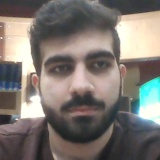
#> input picture TeamA/dataset/ahmad/images/image.1.jpg, 160 x 160 px, given in place of the camera
$ python collect_images.py
#> lines starting #> are read from the running program, lines starting #| are printed output that depends on the picture
"""
collect_images.py
- Input: username
- Opens webcam, detects largest face, press ENTER to capture 12 images
- Saves resized crops to: dataset/<username>/images/image.<n>.jpg (160x160)
"""

import cv2
from pathlib import Path

IMG_SIZE = (160, 160)
NUM_IMAGES = 12
DATASET_ROOT = Path("dataset")

def detect_largest_face(gray, face_cascade):
    faces = face_cascade.detectMultiScale(
        gray, scaleFactor=1.1, minNeighbors=5, minSize=(60, 60),
        flags=cv2.CASCADE_SCALE_IMAGE
    )
    if len(faces) == 0:
        return None
    return tuple(max(faces, key=lambda r: r[2]*r[3]))  # <-- convert to tuple

def main():
    username = input("Username to collect images for: ").strip()
#> the answer given: dataset/ahmad/images/image.1.jpg
    if not username:
        print("[ERR] Username is required."); return

    user_img_dir = DATASET_ROOT / username / "images"
    user_img_dir.mkdir(parents=True, exist_ok=True)

    cascade = cv2.CascadeClassifier(cv2.data.haarcascades +
                                    "haarcascade_frontalface_default.xml")
    if cascade.empty():
        print("[ERR] Could not load Haar cascade."); return

    cap = cv2.VideoCapture(0)
    if not cap.isOpened():
        print("[ERR] Cannot open webcam."); return

    print("[INFO] Press ENTER to capture each image (need 12). Press 'q' to quit.\n")
    captured = 0
    try:
        while captured < NUM_IMAGES:
            ok, frame = cap.read()
#> frame is the input picture: shape (160, 160, 3); mean B, G, R 113.9, 119.2, 125.9
            if not ok: print("[ERR] Camera read failed."); break

            preview = frame.copy()
            gray = cv2.cvtColor(preview, cv2.COLOR_BGR2GRAY)
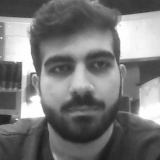
#> gray: shape (160, 160); min 27, max 255, mean 120.6
            box = detect_largest_face(gray, cascade)
#> in detect_largest_face, `faces = face_cascade.detectMultiScale( gray, scaleFactor=1.1, minNeigh..`: faces = [[25, 23, 112, 112]]
#> box = (25, 23, 112, 112)

            msg = f"Face: {'FOUND' if box else 'NOT FOUND'} | ENTER to capture ({captured+1}/{NUM_IMAGES})"
#> msg = 'Face: FOUND | ENTER to capture (1/12)'
            cv2.putText(preview, msg, (10, 30), cv2.FONT_HERSHEY_SIMPLEX, 0.7, (255,255,255), 2)

            if box:
                x,y,w,h = box
#> x = 25; y = 23; w = 112; h = 112
                cv2.rectangle(preview, (x,y), (x+w,y+h), (0,255,0), 2)
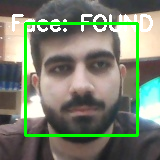
#> preview: shape (160, 160, 3); mean B, G, R 111.3, 129.2, 122.1

            cv2.imshow("Collect Images", preview)
            key = cv2.waitKey(1) & 0xFF
#> (key q is pressed here)

            if key in (ord('q'), ord('Q')):
                print("[INFO] Quit requested."); break
            if key in (13, 10):  # ENTER
                if not box:
                    print("[WARN] No face detected. Try again."); continue

                x,y,w,h = box
                pad = int(0.2 * max(w,h))
                x0 = max(x - pad, 0); y0 = max(y - pad, 0)
                x1 = min(x + w + pad, frame.shape[1]); y1 = min(y + h + pad, frame.shape[0])
                crop = frame[y0:y1, x0:x1]
                if crop.size == 0:
                    print("[WARN] Empty crop. Try again."); continue

                crop = cv2.resize(crop, IMG_SIZE, interpolation=cv2.INTER_AREA)
                out_path = user_img_dir / f"image.{captured+1}.jpg"
                cv2.imwrite(str(out_path), crop)
                print(f"[OK] Saved -> {out_path}")
                captured += 1

        if captured == NUM_IMAGES:
            print("[DONE] Collected all images.")
        else:
            print(f"[PARTIAL] Collected {captured}/{NUM_IMAGES}.")
    finally:
        cap.release()
        cv2.destroyAllWindows()

if __name__ == "__main__":
    main()

$ run again, on TeamA/dataset/ahmad/images/image.10.jpg
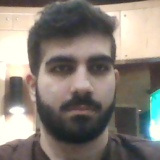
#> input picture TeamA/dataset/ahmad/images/image.10.jpg, 160 x 160 px, given in place of the camera
#> in main, frame is the input picture: shape (160, 160, 3); mean B, G, R 120.3, 128.2, 136.1
#> in main, `gray = cv2.cvtColor(preview, cv2.COLOR_BGR2GRAY)`:
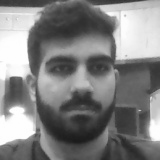
#> gray: shape (160, 160); min 27, max 255, mean 129.7
#> faces = [[24, 24, 113, 113]]
#> box = (24, 24, 113, 113)
#> msg = 'Face: FOUND | ENTER to capture (1/12)'
#> x = 24; w = 113
#> in main, `cv2.rectangle(preview, (x,y), (x+w,y+h), (0,255,0), 2)`:
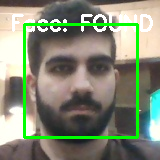
#> preview: shape (160, 160, 3); mean B, G, R 117.4, 138, 131.7

$ run again, on TeamA/dataset/ahmad/images/image.11.jpg
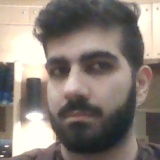
#> input picture TeamA/dataset/ahmad/images/image.11.jpg, 160 x 160 px, given in place of the camera
#> in main, frame is the input picture: shape (160, 160, 3); mean B, G, R 120.3, 127.7, 137.8
#> in main, `gray = cv2.cvtColor(preview, cv2.COLOR_BGR2GRAY)`:
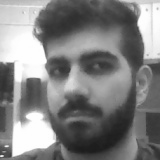
#> gray: shape (160, 160); min 27, max 255, mean 129.9
#> faces = [[22, 23, 115, 115]]
#> box = (22, 23, 115, 115)
#> msg = 'Face: FOUND | ENTER to capture (1/12)'
#> x = 22; y = 23; w = 115
#> in main, `cv2.rectangle(preview, (x,y), (x+w,y+h), (0,255,0), 2)`:
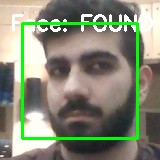
#> preview: shape (160, 160, 3); mean B, G, R 118.3, 138.8, 134.6

$ run again, on TeamA/dataset/ahmad/images/image.12.jpg
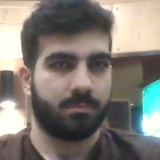
#> input picture TeamA/dataset/ahmad/images/image.12.jpg, 160 x 160 px, given in place of the camera
#> in main, frame is the input picture: shape (160, 160, 3); mean B, G, R 117.7, 125, 130.9
#> in main, `gray = cv2.cvtColor(preview, cv2.COLOR_BGR2GRAY)`:
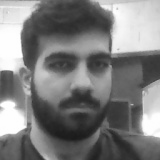
#> gray: shape (160, 160); min 27, max 255, mean 125.9
#> faces = [[25, 23, 111, 111]]
#> box = (25, 23, 111, 111)
#> msg = 'Face: FOUND | ENTER to capture (1/12)'
#> x = 25; y = 23; w = 111
#> in main, `cv2.rectangle(preview, (x,y), (x+w,y+h), (0,255,0), 2)`:
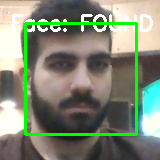
#> preview: shape (160, 160, 3); mean B, G, R 116.4, 136.2, 128.2
